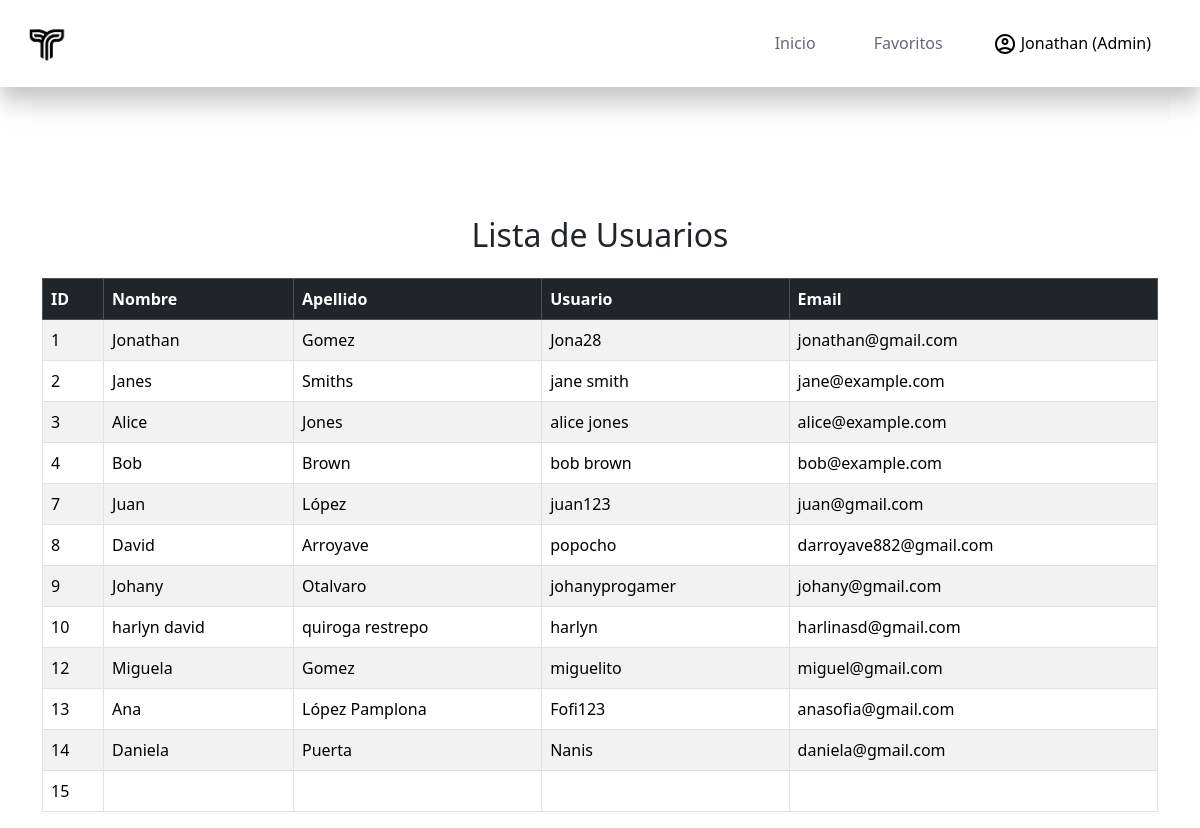
The page /views/report.php (signed in) on the database its author committed.
### tables this page shows
CREATE TABLE `users` (
  `id_users` int(11) NOT NULL,
  `name` varchar(50) NOT NULL,
  `last_name` varchar(50) NOT NULL,
  `username` varchar(50) NOT NULL,
  `email` varchar(100) NOT NULL,
  `password` varchar(100) NOT NULL,
  `status` varchar(255) NOT NULL,
  `fk_role_id` int(11) DEFAULT NULL
);

### views/report.php (the view, shortened to what this page needs)
<?php
if (isset($_SESSION['logged_in']) && $_SESSION['logged_in'] === true) {
    $name = $_SESSION['name'];
} else {
    header(header: "Location:../index.html");
    exit();
}
$servername = "localhost";
$username = "root";
$password = "";
$database = "reserva";
$conn = new mysqli($servername, $username, $password, $database);
$sql = "SELECT id_users, name, last_name, username, email FROM users";
$result = $conn->query($sql);
?>
<!DOCTYPE html>
<html lang="es">
<head>
    <link href="https://cdn.jsdelivr.net/npm/bootstrap@5.3.3/dist/css/bootstrap.min.css" rel="stylesheet"
>
</head>
<body>
    <nav class="navbar navbar-expand-lg fixed-top">
        <div class="container-fluid">
            <img width="70px" src="../assets/logo1.2.png" alt="">
            <div class="offcanvas offcanvas-end" tabindex="-1" id="offcanvasNavbar"
                aria-labelledby="offcanvasNavbarLabel">
                <div class="offcanvas-body">
                    <ul class="navbar-nav justify-content-end flex-grow-1 pe-3">
                        <li class="nav-item">
                            <button class="btn" type="button"><a class="nav-link mx-lg-2 " href="#">Inicio</a></button>
                        </li>
                        <li class="nav-item">
                            <button class="btn" type="button"><a class="nav-link mx-lg-2 "
                                    href="#">Favoritos</a></button>
                        </li>
                        <li class="nav-item">
                            <div class="dropdown">
                                <button class="btn type=" button" data-bs-toggle="dropdown">
                                    <a class="nav-link active" aria-current="page"> <img src="../assets/user.svg"
                                            alt=""> <?php echo $name ?> (Admin) </a>
                                </button>
                            </div>
                        </li>
                    </ul>
                </div>
            </div>
        </div>
    </nav>
    <main>
        <br><br><br><br><br>
        <div class="container mt-5 pt-5">
            <h2 class="text-center">Lista de Usuarios</h2>
            <div class="table-responsive">
                <table class="table table-striped table-bordered mt-3">
                    <thead class="table-dark">
                        <tr>
                            <th>ID</th>
                            <th>Nombre</th>
                            <th>Apellido</th>
                            <th>Usuario</th>
                            <th>Email</th>
                        </tr>
                    </thead>
                    <tbody>
                        <?php
                        if ($result->num_rows > 0) {
                            while ($row = $result->fetch_assoc()) {
                                echo "<tr>
                                    <td>{$row['id_users']}</td>
                                    <td>{$row['name']}</td>
                                    <td>{$row['last_name']}</td>
                                    <td>{$row['username']}</td>
                                    <td>{$row['email']}</td>
                                  </tr>";
                            }
                        } else {
                            echo "<tr><td colspan='5' class='text-center'>No hay datos disponibles</td></tr>";
                        }
                        ?>
                    </tbody>
                </table>
            </div>
        </div>
    </main>
</body>
</html>

### views/report.php (style rules this page uses)
.navbar { box-shadow: 0px 50px 20px rgba(0, 0, 0, 0.01), 0px 20px 20px rgba(0, 0, 0, 0.05), 0px 20px 20px rgba(0, 0, 0, 0.09), 0px 7px 15px rgba(0, 0, 0, 0.1), 0px 0px 0px rgba(0, 0, 0, 0.1); }
.nav-link { color: #666777; font-weight: 500; }
.nav-link:hover, .nav-link.active { color: #000; }
.nav-link::before { content: ""; position: absolute; bottom: 0; left: 50%; transform: translateX(-50%); width: 0; height: 2px; background-color: #009970; visibility: hidden; transition: 0.3s ease-in-out; }

### rows shown on the page
users: id_users "1", name "Jonathan", last_name "Gomez", username "Jona28", email "jonathan@gmail.com"
users: id_users "2", name "Janes", last_name "Smiths", username "jane smith", email "jane@example.com"
users: id_users "3", name "Alice", last_name "Jones", username "alice jones", email "alice@example.com"
users: id_users "4", name "Bob", last_name "Brown", username "bob brown", email "bob@example.com"
users: id_users "7", name "Juan", last_name "López", username "juan123", email "juan@gmail.com"
users: id_users "8", name "David", last_name "Arroyave", username "popocho", email "darroyave882@gmail.com"
users: id_users "9", name "Johany", last_name "Otalvaro", username "johanyprogamer", email "johany@gmail.com"
users: id_users "10", name "harlyn david", last_name "quiroga restrepo", username "harlyn", email "harlinasd@gmail.com"
users: id_users "12", name "Miguela", last_name "Gomez", username "miguelito", email "miguel@gmail.com"
users: id_users "13", name "Ana", last_name "López Pamplona", username "Fofi123", email "anasofia@gmail.com"
users: id_users "14", name "Daniela", last_name "Puerta", username "Nanis", email "daniela@gmail.com"
users: id_users "15"

### other values the page prints
$name "Jonathan"
